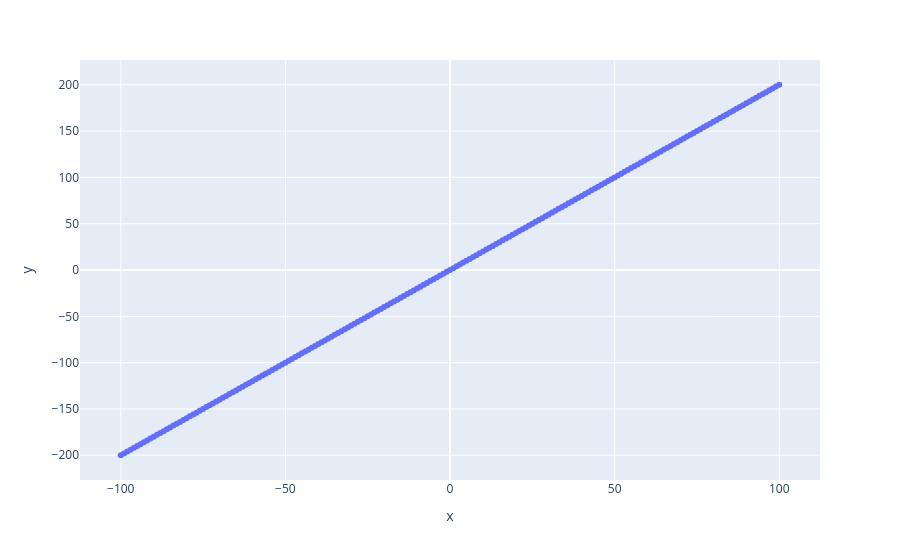

Here is the notebook cell this chart was saved with:
### Markdown cell above
We know x looks like the x-axis, but how does y look. lets plot it.

### Code cell
import torch
import pandas as pd
import plotly.express as px

x = torch.arange(-100, 100+1, 1)
y = 2 * x 

px.scatter(x=x, y=y)

### Figure 1 — Plotly figure (JSON) as saved in the notebook; plotly's stock layout.template omitted (floating-point values rounded to 4 significant figures; data arrays with more than 128 entries replaced by an {"elided": "..."} marker saying what was removed)
{"data": [{"hovertemplate": "x=%{x}<br>y=%{y}<extra></extra>", "legendgroup": "", "marker": {"color": "#636efa", "symbol": "circle"}, "mode": "markers", "name": "", "orientation": "v", "showlegend": false, "type": "scatter", "x": {"elided": "201 int values"}, "xaxis": "x", "y": {"elided": "201 int values"}, "yaxis": "y"}], "layout": {"legend": {"tracegroupgap": 0}, "margin": {"t": 60}, "xaxis": {"anchor": "y", "domain": [0, 1], "title": {"text": "x"}}, "yaxis": {"anchor": "x", "domain": [0, 1], "title": {"text": "y"}}}}
